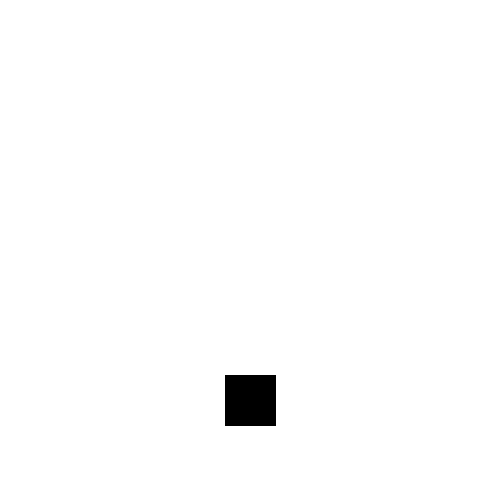
Frame 1 (no input)
Frame 60 (the mouse pressed at the canvas centre just before this capture): identical to frame 1, image omitted
Frame 120 (the mouse held since frame 60 and released just before this capture): identical to frame 1, image omitted

The Processing sketch that drew this single still picture (run headless with seeded random() and noise(); from frame 60 on, the mouse is pressed at the canvas centre):

// Processing sketch: space_invaders
// ── space_invaders.pde
Nave n;


void setup() {
  size(500, 500);
  rectMode(CENTER);
  n = new Nave(width/2, 20);
}

void draw() {
  background(255);
  n.desenha();
}

void keyPressed() {
  if (key=='a'||key=='A') {
    n.moveLeft();
  }else if(key=='d'||key=='D'){
    n.moveRight();
  }else if (key=='w'||key=='W'){
    n.shoot();
  }
  
}

// ── Bullet.pde
class Bullet {
  
  
  
  
  
  
  
}

// ── Player.pde
class Nave {
  float posX, posY, vel;
  Bullet b;
  Nave(float x, float v) {
    posX = x;
    vel = v;
    posY = height-100;
  }
  void desenha() {
    fill(0);
    rect(posX, posY, 50, 50);
  }
  
  void moveLeft() {
   posX -= vel; 
  }
  void moveRight(){
    posX += vel;
  }
  void shoot(){
    
  }
}
